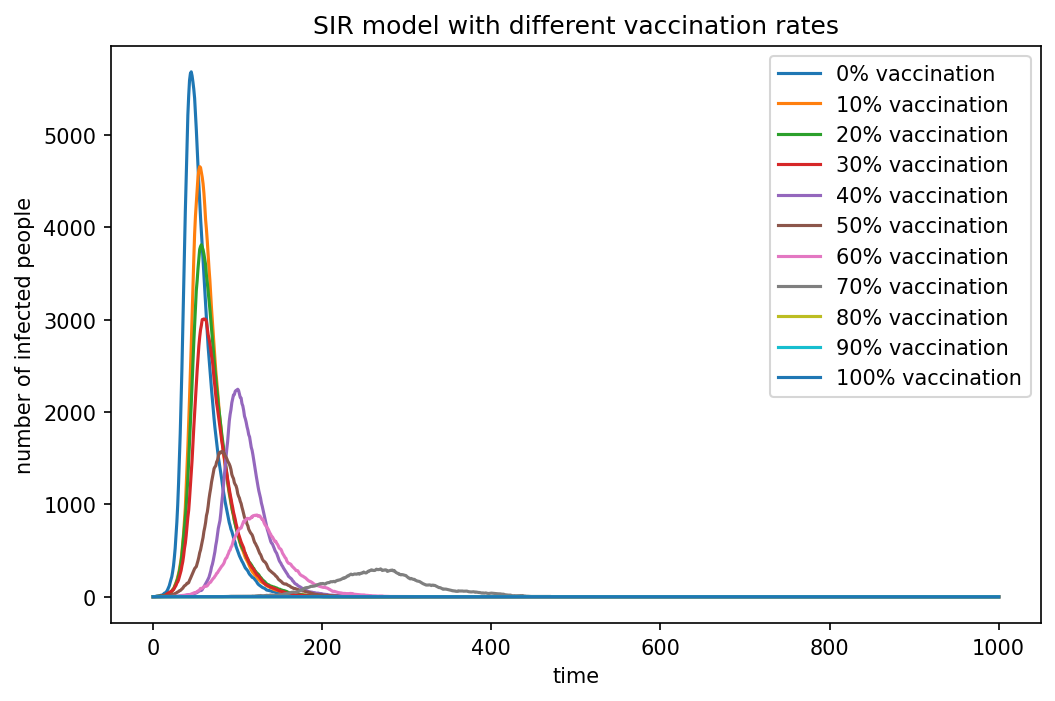

Source code (Python):
import numpy as np
import matplotlib.pyplot as plt
import os
import matplotlib
matplotlib.use('Agg')

N = 10000
beta = 0.3
gamma = 0.05

vaccination_rates = np.arange(0, 101, 10)

script_dir = os.path.dirname(os.path.abspath(__file__))

plt.figure(figsize=(8, 5), dpi=150)

for vac_rate in vaccination_rates:
    vaccinated = int(N * vac_rate / 100)
    S = N - 1 - vaccinated
    I = 1
    R = 0

    infected_list = [I]

    for t in range(1000):
        if S > 0:
            prob_infect = beta * (I / N)
            new_infected = np.random.choice([0, 1], size=S, p=[1 - prob_infect, prob_infect]).sum()
        else:
            new_infected = 0

        if I > 0:
            new_recovered = np.random.choice([0, 1], size=I, p=[1 - gamma, gamma]).sum()
        else:
            new_recovered = 0

        S = S - new_infected
        I = I + new_infected - new_recovered
        R = R + new_recovered

        infected_list.append(I)

    plt.plot(infected_list, label=f'{vac_rate}% vaccination')

plt.xlabel('time')
plt.ylabel('number of infected people')
plt.title('SIR model with different vaccination rates')
plt.legend()

save_path = os.path.join(script_dir, 'SIR_vaccination.png')
plt.savefig(save_path, dpi=150, bbox_inches='tight')
plt.close()

print("SIR_vaccination.png is saved successfully！")
print("Location：", save_path)
